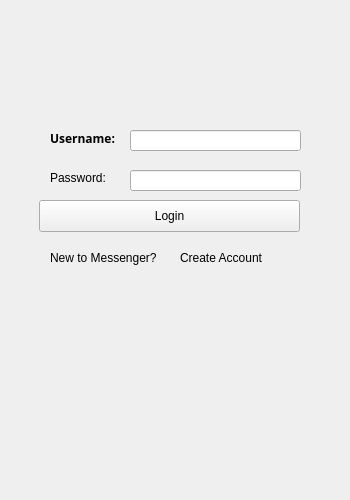
<?xml version="1.0" encoding="UTF-8"?>
<ui version="4.0">
 <class>MainWindow</class>
 <widget class="QMainWindow" name="MainWindow">
  <property name="geometry">
   <rect>
    <x>0</x>
    <y>0</y>
    <width>350</width>
    <height>500</height>
   </rect>
  </property>
  <property name="windowTitle">
   <string>MainWindow</string>
  </property>
  <property name="styleSheet">
   <string notr="true">background-image: url(:/back/background.jpg);</string>
  </property>
  <widget class="QWidget" name="centralwidget">
   <widget class="QLabel" name="label">
    <property name="geometry">
     <rect>
      <x>50</x>
      <y>130</y>
      <width>71</width>
      <height>16</height>
     </rect>
    </property>
    <property name="font">
     <font>
      <family>B Esfehan</family>
      <bold>true</bold>
     </font>
    </property>
    <property name="text">
     <string>Username:</string>
    </property>
   </widget>
   <widget class="QLabel" name="label_2">
    <property name="geometry">
     <rect>
      <x>50</x>
      <y>170</y>
      <width>71</width>
      <height>16</height>
     </rect>
    </property>
    <property name="text">
     <string>Password:</string>
    </property>
   </widget>
   <widget class="QLineEdit" name="username">
    <property name="geometry">
     <rect>
      <x>130</x>
      <y>130</y>
      <width>171</width>
      <height>21</height>
     </rect>
    </property>
    <property name="styleSheet">
     <string notr="true">background-image: url(:/back/green.webp);</string>
    </property>
   </widget>
   <widget class="QLineEdit" name="password">
    <property name="geometry">
     <rect>
      <x>130</x>
      <y>170</y>
      <width>171</width>
      <height>21</height>
     </rect>
    </property>
   </widget>
   <widget class="QLabel" name="label_3">
    <property name="geometry">
     <rect>
      <x>50</x>
      <y>250</y>
      <width>121</width>
      <height>16</height>
     </rect>
    </property>
    <property name="text">
     <string>New to Messenger?</string>
    </property>
   </widget>
   <widget class="QLabel" name="craete">
    <property name="geometry">
     <rect>
      <x>180</x>
      <y>250</y>
      <width>91</width>
      <height>16</height>
     </rect>
    </property>
    <property name="text">
     <string>&lt;a href&gt;Create Account&lt;/a&gt;</string>
    </property>
    <property name="textFormat">
     <enum>Qt::RichText</enum>
    </property>
   </widget>
   <widget class="QPushButton" name="loginButton">
    <property name="geometry">
     <rect>
      <x>39</x>
      <y>200</y>
      <width>261</width>
      <height>32</height>
     </rect>
    </property>
    <property name="text">
     <string>Login</string>
    </property>
   </widget>
  </widget>
 </widget>
 <resources/>
 <connections/>
</ui>
